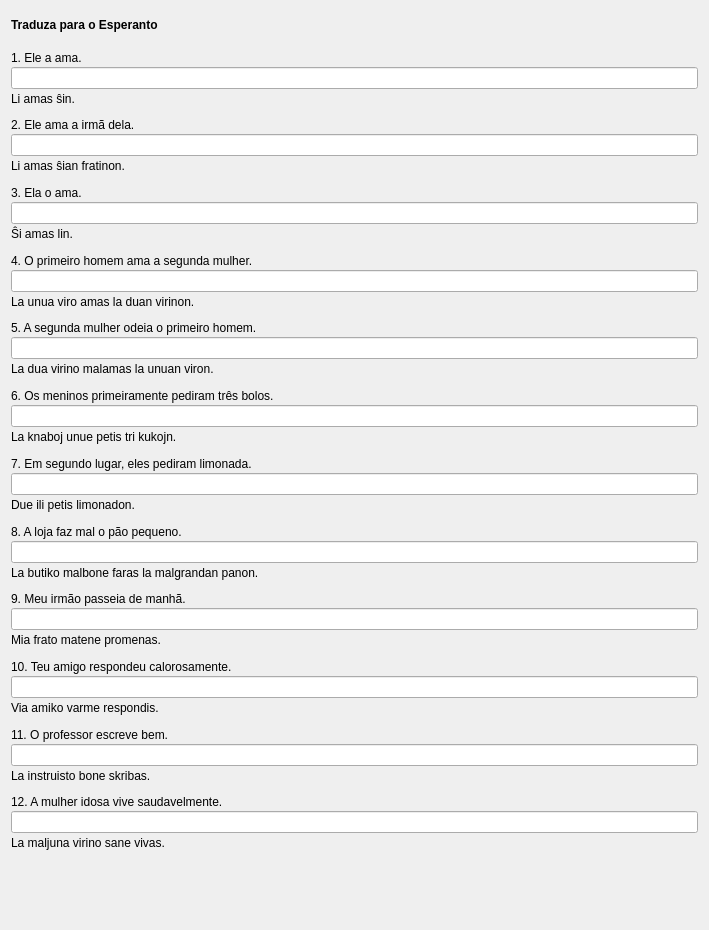
         <widget class="QWidget" name="scrollAreaWidgetContents_5">
          <property name="geometry">
           <rect>
            <x>0</x>
            <y>-109</y>
            <width>709</width>
            <height>930</height>
           </rect>
          </property>
          <layout class="QVBoxLayout" name="verticalLayout_3">
           <property name="spacing">
            <number>9</number>
           </property>
           <item>
            <widget class="titolo" name="Lec03_Label10">
             <property name="sizePolicy">
              <sizepolicy hsizetype="Preferred" vsizetype="Maximum">
               <horstretch>0</horstretch>
               <verstretch>0</verstretch>
              </sizepolicy>
             </property>
             <property name="font">
              <font>
               <weight>75</weight>
               <bold>true</bold>
              </font>
             </property>
             <property name="text">
              <string>Traduza para o Esperanto</string>
             </property>
             <property name="wordWrap">
              <bool>true</bool>
             </property>
            </widget>
           </item>
           <item>
            <layout class="QVBoxLayout" name="verticalLayout_131">
             <property name="spacing">
              <number>2</number>
             </property>
             <item>
              <widget class="QLabel" name="Lec03_Label302">
               <property name="text">
                <string>1. Ele a ama.</string>
               </property>
               <property name="alignment">
                <set>Qt::AlignBottom|Qt::AlignLeading|Qt::AlignLeft</set>
               </property>
               <property name="wordWrap">
                <bool>true</bool>
               </property>
               <property name="buddy">
                <cstring>lineEdit_31</cstring>
               </property>
              </widget>
             </item>
             <item>
              <widget class="cx_edit" name="lineEdit_31">
               <property name="sizePolicy">
                <sizepolicy hsizetype="Preferred" vsizetype="Preferred">
                 <horstretch>0</horstretch>
                 <verstretch>0</verstretch>
                </sizepolicy>
               </property>
              </widget>
             </item>
             <item>
              <widget class="korekta" name="Lec03_Button901">
               <property name="text">
                <string>Li amas ŝin.</string>
               </property>
              </widget>
             </item>
            </layout>
           </item>
           <item>
            <layout class="QVBoxLayout" name="verticalLayout_132">
             <property name="spacing">
              <number>2</number>
             </property>
             <item>
              <widget class="QLabel" name="Lec03_Label303">
               <property name="text">
                <string>2. Ele ama a irmã dela.</string>
               </property>
               <property name="alignment">
                <set>Qt::AlignBottom|Qt::AlignLeading|Qt::AlignLeft</set>
               </property>
               <property name="wordWrap">
                <bool>true</bool>
               </property>
               <property name="buddy">
                <cstring>lineEdit_32</cstring>
               </property>
              </widget>
             </item>
             <item>
              <widget class="cx_edit" name="lineEdit_32">
               <property name="sizePolicy">
                <sizepolicy hsizetype="Preferred" vsizetype="Preferred">
                 <horstretch>0</horstretch>
                 <verstretch>0</verstretch>
                </sizepolicy>
               </property>
              </widget>
             </item>
             <item>
              <widget class="korekta" name="Lec03_Button902">
               <property name="text">
                <string>Li amas ŝian fratinon.</string>
               </property>
              </widget>
             </item>
            </layout>
           </item>
           <item>
            <layout class="QVBoxLayout" name="verticalLayout_133">
             <property name="spacing">
              <number>2</number>
             </property>
             <item>
              <widget class="QLabel" name="Lec03_Label304">
               <property name="text">
                <string>3. Ela o ama.</string>
               </property>
               <property name="alignment">
                <set>Qt::AlignBottom|Qt::AlignLeading|Qt::AlignLeft</set>
               </property>
               <property name="wordWrap">
                <bool>true</bool>
               </property>
               <property name="buddy">
                <cstring>lineEdit_33</cstring>
               </property>
              </widget>
             </item>
             <item>
              <widget class="cx_edit" name="lineEdit_33">
               <property name="sizePolicy">
                <sizepolicy hsizetype="Preferred" vsizetype="Preferred">
                 <horstretch>0</horstretch>
                 <verstretch>0</verstretch>
                </sizepolicy>
               </property>
              </widget>
             </item>
             <item>
              <widget class="korekta" name="Lec03_Button903">
               <property name="text">
                <string>Ŝi amas lin.</string>
               </property>
              </widget>
             </item>
            </layout>
           </item>
           <item>
            <layout class="QVBoxLayout" name="verticalLayout_134">
             <property name="spacing">
              <number>2</number>
             </property>
             <item>
              <widget class="QLabel" name="Lec03_Label305">
               <property name="text">
                <string>4. O primeiro homem ama a segunda mulher.</string>
               </property>
               <property name="alignment">
                <set>Qt::AlignBottom|Qt::AlignLeading|Qt::AlignLeft</set>
               </property>
               <property name="wordWrap">
                <bool>true</bool>
               </property>
               <property name="buddy">
                <cstring>lineEdit_34</cstring>
               </property>
              </widget>
             </item>
             <item>
              <widget class="cx_edit" name="lineEdit_34"/>
             </item>
             <item>
              <widget class="korekta" name="Lec03_Button904">
               <property name="text">
                <string>La unua viro amas la duan virinon.</string>
               </property>
              </widget>
             </item>
            </layout>
           </item>
           <item>
            <layout class="QVBoxLayout" name="verticalLayout_130">
             <property name="spacing">
              <number>2</number>
             </property>
             <item>
              <widget class="QLabel" name="Lec03_Label306">
               <property name="text">
                <string>5. A segunda mulher odeia o primeiro homem.</string>
               </property>
               <property name="alignment">
                <set>Qt::AlignBottom|Qt::AlignLeading|Qt::AlignLeft</set>
               </property>
               <property name="wordWrap">
                <bool>true</bool>
               </property>
               <property name="buddy">
                <cstring>lineEdit_35</cstring>
               </property>
              </widget>
             </item>
             <item>
              <widget class="cx_edit" name="lineEdit_35">
               <property name="sizePolicy">
                <sizepolicy hsizetype="Preferred" vsizetype="Preferred">
                 <horstretch>0</horstretch>
                 <verstretch>0</verstretch>
                </sizepolicy>
               </property>
              </widget>
             </item>
             <item>
              <widget class="korekta" name="Lec03_Button905">
               <property name="text">
                <string>La dua virino malamas la unuan viron.</string>
               </property>
              </widget>
             </item>
            </layout>
           </item>
           <item>
            <layout class="QVBoxLayout" name="verticalLayout_137">
             <property name="spacing">
              <number>2</number>
             </property>
             <item>
              <widget class="QLabel" name="Lec03_Label308">
               <property name="text">
                <string>6. Os meninos primeiramente pediram três bolos.</string>
               </property>
               <property name="alignment">
                <set>Qt::AlignBottom|Qt::AlignLeading|Qt::AlignLeft</set>
               </property>
               <property name="wordWrap">
                <bool>true</bool>
               </property>
               <property name="buddy">
                <cstring>lineEdit_36</cstring>
               </property>
              </widget>
             </item>
             <item>
              <widget class="cx_edit" name="lineEdit_36">
               <property name="sizePolicy">
                <sizepolicy hsizetype="Preferred" vsizetype="Preferred">
                 <horstretch>0</horstretch>
                 <verstretch>0</verstretch>
                </sizepolicy>
               </property>
              </widget>
             </item>
             <item>
              <widget class="korekta" name="Lec03_Button906">
               <property name="text">
                <string>La knaboj unue petis tri kukojn.</string>
               </property>
              </widget>
             </item>
            </layout>
           </item>
           <item>
            <layout class="QVBoxLayout" name="verticalLayout_138">
             <property name="spacing">
              <number>2</number>
             </property>
             <item>
              <widget class="QLabel" name="Lec03_Label309">
               <property name="text">
                <string>7. Em segundo lugar, eles pediram limonada.</string>
               </property>
               <property name="alignment">
                <set>Qt::AlignBottom|Qt::AlignLeading|Qt::AlignLeft</set>
               </property>
               <property name="wordWrap">
                <bool>true</bool>
               </property>
               <property name="buddy">
                <cstring>lineEdit_37</cstring>
               </property>
              </widget>
             </item>
             <item>
              <widget class="cx_edit" name="lineEdit_37">
               <property name="sizePolicy">
                <sizepolicy hsizetype="Preferred" vsizetype="Preferred">
                 <horstretch>0</horstretch>
                 <verstretch>0</verstretch>
                </sizepolicy>
               </property>
              </widget>
             </item>
             <item>
              <widget class="korekta" name="Lec03_Button907">
               <property name="text">
                <string>Due ili petis limonadon.</string>
               </property>
              </widget>
             </item>
            </layout>
           </item>
           <item>
            <layout class="QVBoxLayout" name="verticalLayout_139">
             <property name="spacing">
              <number>2</number>
             </property>
             <item>
              <widget class="QLabel" name="Lec03_Label310">
               <property name="text">
                <string>8. A loja faz mal o pão pequeno.</string>
               </property>
               <property name="alignment">
                <set>Qt::AlignBottom|Qt::AlignLeading|Qt::AlignLeft</set>
               </property>
               <property name="wordWrap">
                <bool>true</bool>
               </property>
               <property name="buddy">
                <cstring>lineEdit_38</cstring>
               </property>
              </widget>
             </item>
             <item>
              <widget class="cx_edit" name="lineEdit_38">
               <property name="sizePolicy">
                <sizepolicy hsizetype="Preferred" vsizetype="Preferred">
                 <horstretch>0</horstretch>
                 <verstretch>0</verstretch>
                </sizepolicy>
               </property>
              </widget>
             </item>
             <item>
              <widget class="korekta" name="Lec03_Button908">
               <property name="text">
                <string>La butiko malbone faras la malgrandan panon.</string>
               </property>
              </widget>
             </item>
            </layout>
           </item>
           <item>
            <layout class="QVBoxLayout" name="verticalLayout_140">
             <property name="spacing">
              <number>2</number>
             </property>
             <item>
              <widget class="QLabel" name="Lec03_Label20">
               <property name="text">
                <string>9. Meu irmão passeia de manhã.</string>
               </property>
               <property name="alignment">
                <set>Qt::AlignBottom|Qt::AlignLeading|Qt::AlignLeft</set>
               </property>
               <property name="wordWrap">
                <bool>true</bool>
               </property>
               <property name="buddy">
                <cstring>lineEdit_39</cstring>
               </property>
              </widget>
             </item>
             <item>
              <widget class="cx_edit" name="lineEdit_39">
               <property name="sizePolicy">
                <sizepolicy hsizetype="Preferred" vsizetype="Preferred">
                 <horstretch>0</horstretch>
                 <verstretch>0</verstretch>
                </sizepolicy>
               </property>
              </widget>
             </item>
             <item>
              <widget class="korekta" name="Lec03_Button909">
               <property name="text">
                <string>Mia frato matene promenas.</string>
               </property>
              </widget>
             </item>
            </layout>
           </item>
           <item>
            <layout class="QVBoxLayout" name="verticalLayout_143">
             <property name="spacing">
              <number>2</number>
             </property>
             <item>
              <widget class="QLabel" name="Lec03_Label21">
               <property name="text">
                <string>10. Teu amigo respondeu calorosamente.</string>
               </property>
               <property name="alignment">
                <set>Qt::AlignBottom|Qt::AlignLeading|Qt::AlignLeft</set>
               </property>
               <property name="wordWrap">
                <bool>true</bool>
               </property>
               <property name="buddy">
                <cstring>lineEdit_42</cstring>
               </property>
              </widget>
             </item>
             <item>
              <widget class="cx_edit" name="lineEdit_42">
               <property name="sizePolicy">
                <sizepolicy hsizetype="Preferred" vsizetype="Preferred">
                 <horstretch>0</horstretch>
                 <verstretch>0</verstretch>
                </sizepolicy>
               </property>
              </widget>
             </item>
             <item>
              <widget class="korekta" name="Lec03_Button910">
               <property name="text">
                <string>Via amiko varme respondis.</string>
               </property>
              </widget>
             </item>
            </layout>
           </item>
           <item>
            <layout class="QVBoxLayout" name="verticalLayout_136">
             <property name="spacing">
              <number>2</number>
             </property>
             <item>
              <widget class="QLabel" name="Lec03_Label22">
               <property name="text">
                <string>11. O professor escreve bem.</string>
               </property>
               <property name="alignment">
                <set>Qt::AlignBottom|Qt::AlignLeading|Qt::AlignLeft</set>
               </property>
               <property name="wordWrap">
                <bool>true</bool>
               </property>
               <property name="buddy">
                <cstring>lineEdit_41</cstring>
               </property>
              </widget>
             </item>
             <item>
              <widget class="cx_edit" name="lineEdit_41">
               <property name="sizePolicy">
                <sizepolicy hsizetype="Preferred" vsizetype="Preferred">
                 <horstretch>0</horstretch>
                 <verstretch>0</verstretch>
                </sizepolicy>
               </property>
              </widget>
             </item>
             <item>
              <widget class="korekta" name="Lec03_Button911">
               <property name="text">
                <string>La instruisto bone skribas.</string>
               </property>
              </widget>
             </item>
            </layout>
           </item>
           <item>
            <layout class="QVBoxLayout" name="verticalLayout_141">
             <property name="spacing">
              <number>2</number>
             </property>
             <item>
              <widget class="QLabel" name="Lec03_Label231">
               <property name="text">
                <string>12. A mulher idosa vive saudavelmente.</string>
               </property>
               <property name="alignment">
                <set>Qt::AlignBottom|Qt::AlignLeading|Qt::AlignLeft</set>
               </property>
               <property name="wordWrap">
                <bool>true</bool>
               </property>
               <property name="buddy">
                <cstring>lineEdit_40</cstring>
               </property>
              </widget>
             </item>
             <item>
              <widget class="cx_edit" name="lineEdit_40">
               <property name="sizePolicy">
                <sizepolicy hsizetype="Preferred" vsizetype="Preferred">
                 <horstretch>0</horstretch>
                 <verstretch>0</verstretch>
                </sizepolicy>
               </property>
              </widget>
             </item>
             <item>
              <widget class="korekta" name="Lec03_Button912">
               <property name="text">
                <string>La maljuna virino sane vivas.</string>
               </property>
              </widget>
             </item>
            </layout>
           </item>
           <item alignment="Qt::AlignHCenter">
            <widget class="sendujo" name="frame">
             <property name="frameShape">
              <enum>QFrame::StyledPanel</enum>
             </property>
             <property name="frameShadow">
              <enum>QFrame::Raised</enum>
             </property>
            </widget>
           </item>
          </layout>
         </widget>
